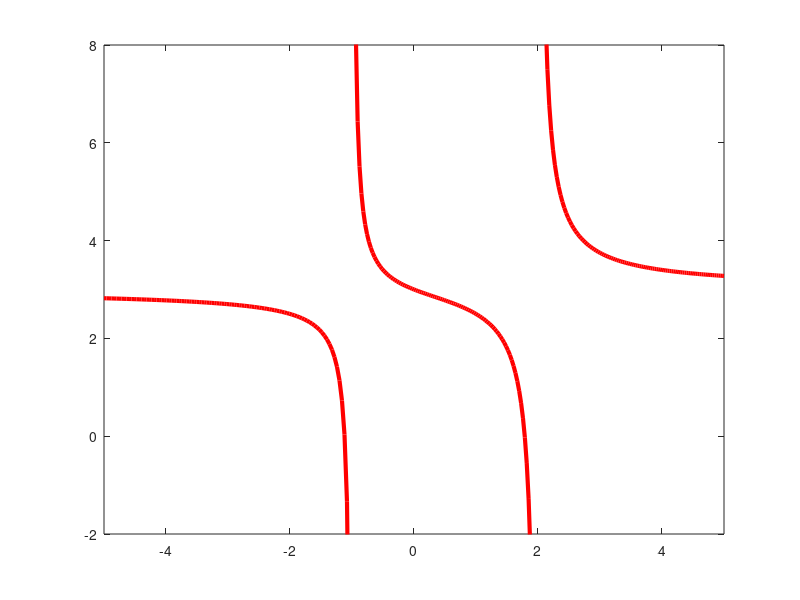

Here is the MATLAB script that generated this plot: (Note: this script raises an error after producing the figure.)
clear all, close all,  clc

%=============================================================
%Bagian I: Ini pendahuluan

%x = -10:5:10 % membuat vektor sumbu X
%y = x         % membuat vektor sumbu Y
%plot(x,y)      % menggambar koordinat (X,Y)
%=============================================================
% Bagian II:

%x = -10:1:10;    % membuat vektor sumbu X
%y = x.^2;        % membuat vektor sumbu Y
%plot(x,y,'mo','LineWidth',3)

% Keterangan:
% LineWidth untuk ketebalan garis
% beberapa opsi warna adalah: r=red,b=blue,y=yellow,k=black,g=green
% beberapa opsi penghubung gambar adalah: -=garis,:=titik-titik. Coba
% menggunakan -. atau * atau *. atau --

%=============================================================
%Bagian III:

%x = -2*pi:0.01:2*pi;
%y = sin(x);
%z = cos(x);
%plot(x,y,x,z,LineWidth=2)
%hold on

%xlim([-pi pi])
%ylim([-1 1])

%xline(0)
%yline(0)

% hold on berfungsi untuk menggambar semua perintah
% xlim dan ylim merupakan rentang sumbu X dan Y
% yline dan x line menggambarkan sumbu X dan Y
%==============================================================
%Latihan: gambar fungsi 1/x
%x = -10:0.1:10;    % membuat vektor sumbu X
%y = 1./x;        % membuat vektor sumbu Y
%plot(x,y,'m','LineWidth',3)

%xlim([-8 8])
%ylim([-8 8])

%xline(0)
%yline(0)

%Latihan: tan x = sin x/cos x

%x1=-(0.5)*pi:0.1:0.5*pi;
%x2=-(1.5)*pi:0.1:-0.5*pi;
%x3=(0.5)*pi+0.01:0.1:(1.5)*pi;
%x4=(1.5)*pi+0.01:0.1:(2.5)*pi;
%x5=-(2.5)*pi:0.1:-1.5*pi;
%y1= tan(x1);
%y2= tan(x2);
%y3= tan(x3);
%y4= tan(x4);
%y5= tan(x5);
%plot(x1,y1,'r',LineWidth=3)
%hold on
%plot(x2,y2,'r',LineWidth=3)
%hold on
%plot(x3,y3,'r',LineWidth=3)
%plot(x4,y4,'r',LineWidth=3)
%plot(x5,y5,'r',LineWidth=3)
%xlim([-2*pi 2*pi])
%ylim([-3 3])

%xline(0)
%xline(0.5*pi)
%xline(1.5*pi)
%xline(2.5*pi)
%xline(-0.5*pi)
%xline(-1.5*pi)
%xline(-2.5*pi)
%yline(0)

%=====================================================

%Latihan: gambar fungsi f(x) = (x/(x+1)(x-2))+3
x1 = linspace(-5,-1,100);
x2 = linspace(-1,2,100);
x3 = linspace(2,5,100);

for i=1:100
    y1(i)=(x1(i)/((x1(i)+1)*(x1(i)-2)))+3;
    y2(i)=(x2(i)/((x2(i)+1)*(x2(i)-2)))+3;
    y3(i)=(x3(i)/((x3(i)+1)*(x3(i)-2)))+3;
end
plot(x1,y1,'r','LineWidth',3)
hold on
plot(x2,y2,'r','LineWidth',3)
plot(x3,y3,'r','LineWidth',3)

xlim([-5 5])
ylim([-2 8])

xline(-1)
xline(2)
xline(0)
yline(0)
yline(3)

%=========================================================
%Bagian IV:

%x = -10:0.01:10;
%y = x;
%z = log(x);
%plot(x,y,x,z,LineWidth=2)
%hold on

%xlim([-2*pi 2*pi])
% ylim([-1.5 1.5])

%xline(0)
%yline(0)
%==============================================================
%Bagian V:
%r=4;
%pusatx=0;
%pusaty=0;
%theta = 0:0.01:2*pi;
%x=r*cos(theta)+pusatx;
%y=r*sin(theta)+pusaty;

%plot(x,y)

%xlim([-4 4])
%ylim([-4 4])

%===========================================================
%Bagian VI: Gambar deret Taylor  f(x)=1/sqrt(x)

%x=linspace(0,20,1000);
%x1 = linspace(0,20,1000);
%x2 = linspace(0,20,1000);

%for i=1:1000
%    y(i)=sqrt(x(i));
%    y1(i)=2+(1/4)*(x(i)-4);
%    y2(i)=2+(1/4)*(x(i)-4)-(1/64)*(x(i)-4)^2;
%    y3(i)=2+(1/4)*(x(i)-4)-(1/64)*(x(i)-4)^2+(1/1536)*(x(i)-4)^3;
%end

%plot(x,y,'r',LineWidth=3)
%hold on
%plot(x1,y1,'b',LineWidth=3)
%plot(x2,y2,'g',LineWidth=3)
%plot(x2,y3,'k',LineWidth=3)

%xline(4)
%yline(2)
%xlim([0 10])
%ylim([0 4])


%===========================================================
%Bagian VII:

%z = 0:0.01:5*pi;
%x = sin(z);
%y = cos(z);
%plot3(x,y,z)




%[X,Y] = meshgrid(1:0.1:10,1:20);
%Z = sin(X) + cos(Y);
%surf(X,Y,Z)